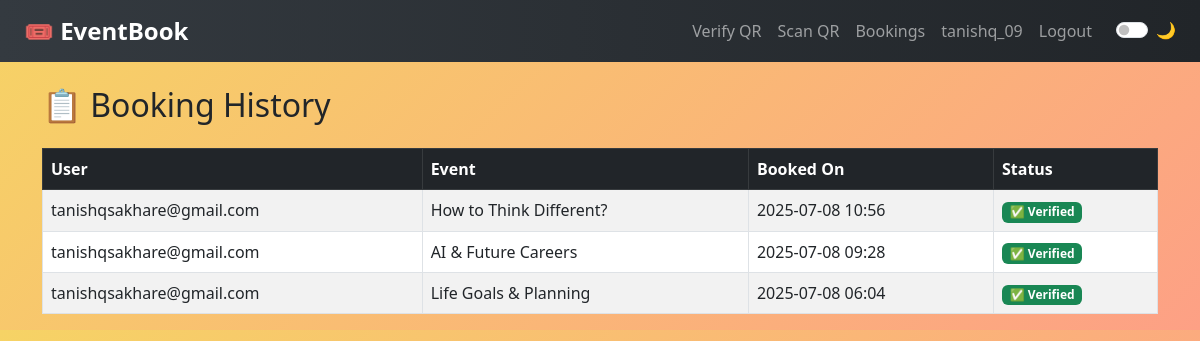
Screenshot of /admin/bookings (signed in) with the database file from the repository.
### app/models.py (models this page shows)
class User(UserMixin, db.Model):
    id = db.Column(db.Integer, primary_key=True)
    username = db.Column(db.String(150), nullable=False)
    email = db.Column(db.String(150), unique=True, nullable=False)
    password = db.Column(db.String(200), nullable=False)
    is_admin = db.Column(db.Boolean, default=False)

class Booking(db.Model):
    id = db.Column(db.Integer, primary_key=True)
    user_id = db.Column(db.Integer, db.ForeignKey("user.id"))
    event_id = db.Column(db.Integer, db.ForeignKey("event.id"))
    timestamp = db.Column(db.DateTime, default=datetime.utcnow)
    qr_code_path = db.Column(db.String(200))
    checked_in = db.Column(db.Boolean, default=False)
    user = db.relationship("User", backref="bookings")
    event = db.relationship("Event", backref="bookings")

class Event(db.Model):
    id = db.Column(db.Integer, primary_key=True)
    title = db.Column(db.String(150), nullable=False)
    description = db.Column(db.Text, nullable=False)
    date = db.Column(db.DateTime, nullable=False)
    location = db.Column(db.String(150), nullable=False)

### app/routes.py (the view)
@main.route("/admin/bookings")
@login_required
def booking_history():
    if not current_user.is_admin:
        flash("Access denied", "danger")
        return redirect(url_for("main.index"))
    bookings = Booking.query.order_by(Booking.timestamp.desc()).all()
    return render_template("admin_bookings.html", bookings=bookings)

### app/routes.py (called while the page is built)
@login_manager.user_loader
def load_user(user_id):
    return User.query.get(int(user_id))

### app/templates/admin_bookings.html (shortened to what this page needs)
{% extends "base.html" %}
{% block content %}
<h2 class="mb-4">📋 Booking History</h2>
<table class="table table-bordered table-striped">
  <thead class="table-dark">
    <tr>
      <th>User</th>
      <th>Event</th>
      <th>Booked On</th>
      <th>Status</th>
    </tr>
  </thead>
  <tbody>
    {% for booking in bookings %}
    <tr>
      <td>{{ booking.user.email }}</td>
      <td>{{ booking.event.title }}</td>
      <td>{{ booking.timestamp.strftime('%Y-%m-%d %H:%M') }}</td>
      <td>
        {% if booking.checked_in %}
          <span class="badge bg-success">✅ Verified</span>
        {% else %}
          <span class="badge bg-secondary">⏳ Not Checked In</span>
        {% endif %}
      </td>
    </tr>
    {% endfor %}
  </tbody>
</table>
{% endblock %}

### app/templates/base.html (shortened to what this page needs)
<!DOCTYPE html>
<html lang="en">
<head>
    <link rel="stylesheet" href="https://cdnjs.cloudflare.com/ajax/libs/animate.css/4.1.1/animate.min.css"/>
    <link href="https://cdn.jsdelivr.net/npm/bootstrap@5.3.0/dist/css/bootstrap.min.css" rel="stylesheet">
    <link rel="stylesheet" href="https://cdnjs.cloudflare.com/ajax/libs/animate.css/4.1.1/animate.min.css"/>
    <link rel="stylesheet" href="{{ url_for('static', filename='css/style.css') }}">
    <link href="https://cdn.jsdelivr.net/npm/bootstrap@5.3.0/dist/css/bootstrap.min.css" rel="stylesheet">
    <link href="https://unpkg.com/aos@2.3.1/dist/aos.css" rel="stylesheet">
    <link rel="stylesheet" href="{{ url_for('static', filename='css/style.css') }}">
</head>
<body>
    <nav class="navbar navbar-expand-lg navbar-dark bg-dark px-4">
        <a class="navbar-brand" href="{{ url_for('main.index') }}">🎟️ EventBook</a>
        <div class="collapse navbar-collapse" id="navbarNav">
            <ul class="navbar-nav ms-auto">
                {% if current_user.is_authenticated %}
                    {% if current_user.is_admin %}
                        <li class="nav-item">
                            <a class="nav-link" href="{{ url_for('main.verify_qr') }}">Verify QR</a>
                        </li>
                        <li class="nav-item">
                            <a class="nav-link" href="{{ url_for('main.scan_qr_page') }}">Scan QR</a>
                        </li>
                        <li class="nav-item">
                            <a class="nav-link" href="{{ url_for('main.booking_history') }}">Bookings</a>
                        </li>
                    {% endif %}
                    <li class="nav-item">
                        <a class="nav-link" href="#">{{ current_user.username }}</a>
                    </li>
                    <li class="nav-item">
                        <a class="nav-link" href="{{ url_for('main.logout') }}">Logout</a>
                    </li>
                {% endif %}
                <li class="nav-item d-flex align-items-center ms-3">
                    <div class="form-check form-switch text-white">
                        <input class="form-check-input" type="checkbox" id="darkModeToggle">
                        <label class="form-check-label" for="darkModeToggle">🌙</label>
                    </div>
                </li>
            </ul>
        </div>
    </nav>
    <div class="container mt-4">
        {% block content %}{% endblock %}
    </div>
</body>
</html>

### app/static/css/style.css (style rules this page uses)
body { background: linear-gradient(to right, #f8f9fa, #e0f7fa); font-family: 'Segoe UI', sans-serif; }
.navbar { background: linear-gradient(to right, #343a40, #212529); }
.navbar-brand { font-weight: bold; font-size: 1.5rem; }
body { background: linear-gradient(to right, #fdfbfb, #ebedee); font-family: 'Segoe UI', sans-serif; transition: background 0.5s ease; }
body { background: linear-gradient(135deg, #f6d365 0%, #fda085 100%); font-family: 'Segoe UI', sans-serif; transition: background 0.5s ease; }

### rows the page displays
User: username "tanishq_09"
Booking: user.email "tanishqsakhare@gmail.com", event "How to Think Different?", timestamp "2025-07-08 10:56", checked_in "✅ Verified"
Booking: user.email "tanishqsakhare@gmail.com", event "AI & Future Careers", timestamp "2025-07-08 09:28", checked_in "✅ Verified"
Booking: user.email "tanishqsakhare@gmail.com", event "Life Goals & Planning", timestamp "2025-07-08 06:04", checked_in "✅ Verified"
